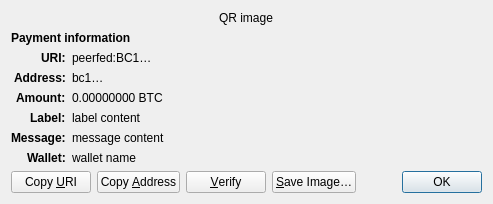
<?xml version="1.0" encoding="UTF-8"?>
<ui version="4.0">
 <class>ReceiveRequestDialog</class>
 <widget class="QDialog" name="ReceiveRequestDialog">
  <property name="geometry">
   <rect>
    <x>0</x>
    <y>0</y>
    <width>413</width>
    <height>229</height>
   </rect>
  </property>
  <property name="windowTitle">
   <string>Request payment to …</string>
  </property>
  <layout class="QGridLayout" name="gridLayout" columnstretch="0,1">
   <property name="sizeConstraint">
    <enum>QLayout::SetFixedSize</enum>
   </property>
   <item row="0" column="0" colspan="2" alignment="Qt::AlignHCenter">
    <widget class="QRImageWidget" name="qr_code">
     <property name="text">
      <string notr="true">QR image</string>
     </property>
     <property name="textInteractionFlags">
      <set>Qt::NoTextInteraction</set>
     </property>
    </widget>
   </item>
   <item row="1" column="0" colspan="2">
    <widget class="QLabel" name="payment_header">
     <property name="font">
      <font>
       <weight>75</weight>
       <bold>true</bold>
      </font>
     </property>
     <property name="text">
      <string>Payment information</string>
     </property>
     <property name="textInteractionFlags">
      <set>Qt::NoTextInteraction</set>
     </property>
    </widget>
   </item>
   <item row="2" column="0" alignment="Qt::AlignRight|Qt::AlignTop">
    <widget class="QLabel" name="uri_tag">
     <property name="font">
      <font>
       <weight>75</weight>
       <bold>true</bold>
      </font>
     </property>
     <property name="text">
      <string notr="true">URI:</string>
     </property>
     <property name="textFormat">
      <enum>Qt::PlainText</enum>
     </property>
     <property name="textInteractionFlags">
      <set>Qt::NoTextInteraction</set>
     </property>
    </widget>
   </item>
   <item row="2" column="1" alignment="Qt::AlignTop">
    <widget class="QLabel" name="uri_content">
     <property name="text">
      <string notr="true">peerfed:BC1…</string>
     </property>
     <property name="textFormat">
      <enum>Qt::RichText</enum>
     </property>
     <property name="wordWrap">
      <bool>true</bool>
     </property>
     <property name="textInteractionFlags">
      <set>Qt::TextSelectableByMouse</set>
     </property>
    </widget>
   </item>
   <item row="3" column="0" alignment="Qt::AlignRight|Qt::AlignTop">
    <widget class="QLabel" name="address_tag">
     <property name="font">
      <font>
       <weight>75</weight>
       <bold>true</bold>
      </font>
     </property>
     <property name="text">
      <string>Address:</string>
     </property>
     <property name="textInteractionFlags">
      <set>Qt::NoTextInteraction</set>
     </property>
    </widget>
   </item>
   <item row="3" column="1" alignment="Qt::AlignTop">
    <widget class="QLabel" name="address_content">
     <property name="text">
      <string notr="true">bc1…</string>
     </property>
     <property name="textFormat">
      <enum>Qt::PlainText</enum>
     </property>
     <property name="textInteractionFlags">
      <set>Qt::TextSelectableByMouse</set>
     </property>
    </widget>
   </item>
   <item row="4" column="0" alignment="Qt::AlignRight|Qt::AlignTop">
    <widget class="QLabel" name="amount_tag">
     <property name="font">
      <font>
       <weight>75</weight>
       <bold>true</bold>
      </font>
     </property>
     <property name="text">
      <string>Amount:</string>
     </property>
     <property name="textInteractionFlags">
      <set>Qt::NoTextInteraction</set>
     </property>
    </widget>
   </item>
   <item row="4" column="1" alignment="Qt::AlignTop">
    <widget class="QLabel" name="amount_content">
     <property name="text">
      <string notr="true">0.00000000 BTC</string>
     </property>
     <property name="textFormat">
      <enum>Qt::PlainText</enum>
     </property>
     <property name="textInteractionFlags">
      <set>Qt::TextSelectableByMouse</set>
     </property>
    </widget>
   </item>
   <item row="5" column="0" alignment="Qt::AlignRight|Qt::AlignTop">
    <widget class="QLabel" name="label_tag">
     <property name="font">
      <font>
       <weight>75</weight>
       <bold>true</bold>
      </font>
     </property>
     <property name="text">
      <string>Label:</string>
     </property>
     <property name="textInteractionFlags">
      <set>Qt::NoTextInteraction</set>
     </property>
    </widget>
   </item>
   <item row="5" column="1" alignment="Qt::AlignTop">
    <widget class="QLabel" name="label_content">
     <property name="text">
      <string notr="true">label content</string>
     </property>
     <property name="textFormat">
      <enum>Qt::PlainText</enum>
     </property>
     <property name="wordWrap">
      <bool>true</bool>
     </property>
     <property name="textInteractionFlags">
      <set>Qt::TextSelectableByMouse</set>
     </property>
    </widget>
   </item>
   <item row="6" column="0" alignment="Qt::AlignRight|Qt::AlignTop">
    <widget class="QLabel" name="message_tag">
     <property name="font">
      <font>
       <weight>75</weight>
       <bold>true</bold>
      </font>
     </property>
     <property name="text">
      <string>Message:</string>
     </property>
     <property name="textInteractionFlags">
      <set>Qt::NoTextInteraction</set>
     </property>
    </widget>
   </item>
   <item row="6" column="1" alignment="Qt::AlignTop">
    <widget class="QLabel" name="message_content">
     <property name="text">
      <string notr="true">message content</string>
     </property>
     <property name="textFormat">
      <enum>Qt::PlainText</enum>
     </property>
     <property name="wordWrap">
      <bool>true</bool>
     </property>
     <property name="textInteractionFlags">
      <set>Qt::TextSelectableByMouse</set>
     </property>
    </widget>
   </item>
   <item row="7" column="0" alignment="Qt::AlignRight|Qt::AlignTop">
    <widget class="QLabel" name="wallet_tag">
     <property name="font">
      <font>
       <weight>75</weight>
       <bold>true</bold>
      </font>
     </property>
     <property name="text">
      <string>Wallet:</string>
     </property>
     <property name="textInteractionFlags">
      <set>Qt::NoTextInteraction</set>
     </property>
    </widget>
   </item>
   <item row="7" column="1" alignment="Qt::AlignTop">
    <widget class="QLabel" name="wallet_content">
     <property name="text">
      <string notr="true">wallet name</string>
     </property>
     <property name="textFormat">
      <enum>Qt::PlainText</enum>
     </property>
     <property name="wordWrap">
      <bool>true</bool>
     </property>
     <property name="textInteractionFlags">
      <set>Qt::TextSelectableByMouse</set>
     </property>
    </widget>
   </item>
   <item row="8" column="0" colspan="2">
    <layout class="QHBoxLayout" name="horizontalLayout">
     <item>
      <widget class="QPushButton" name="btnCopyURI">
       <property name="text">
        <string>Copy &amp;URI</string>
       </property>
       <property name="autoDefault">
        <bool>false</bool>
       </property>
      </widget>
     </item>
     <item>
      <widget class="QPushButton" name="btnCopyAddress">
       <property name="text">
        <string>Copy &amp;Address</string>
       </property>
       <property name="autoDefault">
        <bool>false</bool>
       </property>
      </widget>
     </item>
     <item>
      <widget class="QPushButton" name="btnVerify">
       <property name="text">
        <string>&amp;Verify</string>
       </property>
       <property name="toolTip">
        <string>Verify this address on e.g. a hardware wallet screen</string>
       </property>
       <property name="autoDefault">
        <bool>false</bool>
       </property>
      </widget>
     </item>
     <item>
      <widget class="QPushButton" name="btnSaveAs">
       <property name="text">
        <string>&amp;Save Image…</string>
       </property>
       <property name="autoDefault">
        <bool>false</bool>
       </property>
      </widget>
     </item>
     <item>
      <spacer name="horizontalSpacer_2">
       <property name="orientation">
        <enum>Qt::Horizontal</enum>
       </property>
       <property name="sizeHint" stdset="0">
        <size>
         <width>40</width>
         <height>20</height>
        </size>
       </property>
      </spacer>
     </item>
     <item>
      <widget class="QDialogButtonBox" name="buttonBox">
       <property name="focusPolicy">
        <enum>Qt::StrongFocus</enum>
       </property>
       <property name="standardButtons">
        <set>QDialogButtonBox::Ok</set>
       </property>
      </widget>
     </item>
    </layout>
   </item>
  </layout>
 </widget>
 <customwidgets>
  <customwidget>
   <class>QRImageWidget</class>
   <extends>QLabel</extends>
   <header>qt/qrimagewidget.h</header>
  </customwidget>
 </customwidgets>
 <tabstops>
  <tabstop>buttonBox</tabstop>
  <tabstop>btnCopyURI</tabstop>
  <tabstop>btnCopyAddress</tabstop>
  <tabstop>btnSaveAs</tabstop>
 </tabstops>
 <resources/>
 <connections>
  <connection>
   <sender>buttonBox</sender>
   <signal>accepted()</signal>
   <receiver>ReceiveRequestDialog</receiver>
   <slot>accept()</slot>
   <hints>
    <hint type="sourcelabel">
     <x>135</x>
     <y>230</y>
    </hint>
    <hint type="destinationlabel">
     <x>135</x>
     <y>126</y>
    </hint>
   </hints>
  </connection>
 </connections>
</ui>
